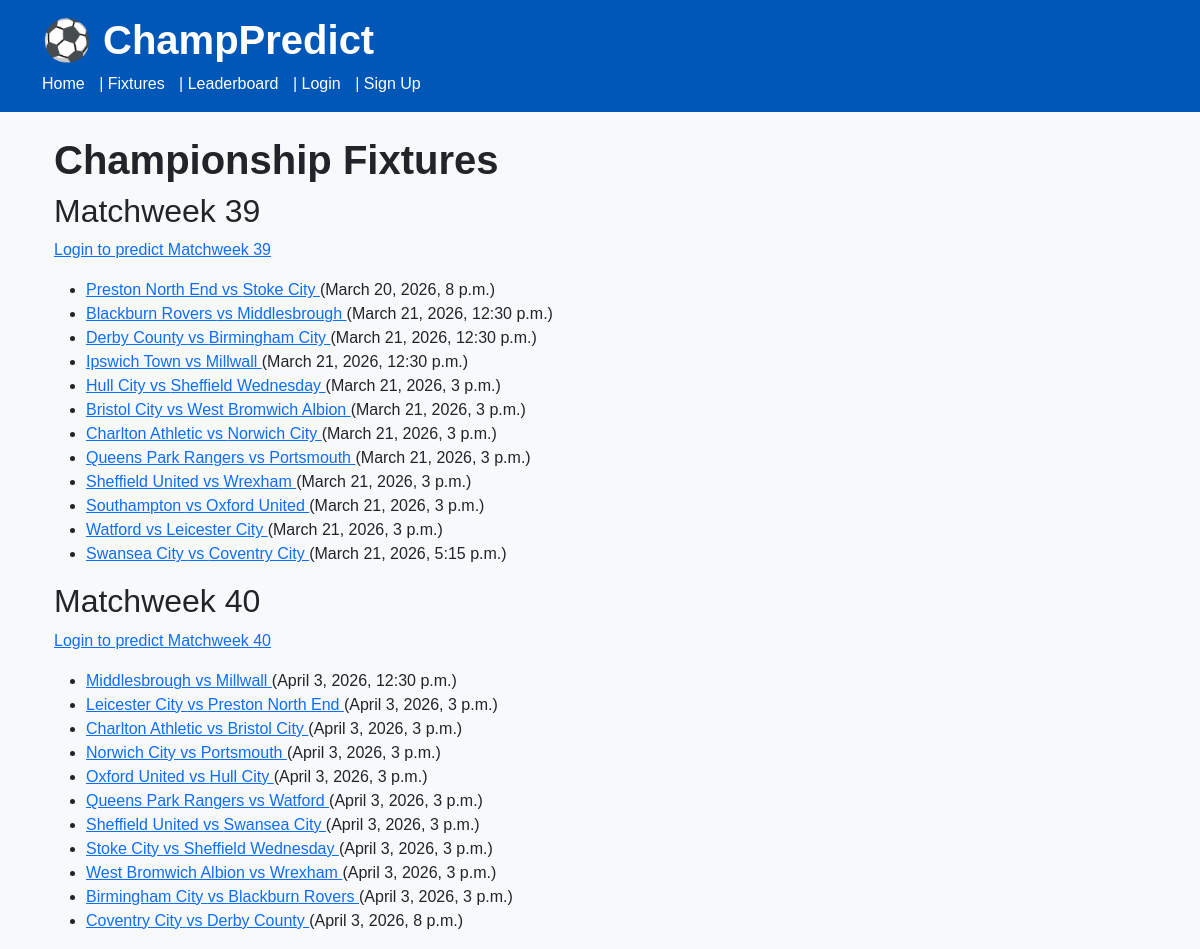
The page /fixtures/ on the database its author committed.
### predictor/models.py (models this page shows, shortened)
class Fixture(models.Model):
    STATUS_CHOICES = [
        ("upcoming", "Upcoming"),
        ("played", "Played"),
    ]
    season = models.CharField(max_length=20)
    matchweek = models.PositiveIntegerField()
    home_team = models.ForeignKey(
        Team,
        on_delete=models.CASCADE,
        related_name="home_fixtures"
    )
    away_team = models.ForeignKey(
        Team,
        on_delete=models.CASCADE,
        related_name="away_fixtures"
    )
    kickoff_datetime = models.DateTimeField()
    status = models.CharField(
        max_length=10,
        choices=STATUS_CHOICES,
        default="upcoming"
    )
    class Meta:
        ordering = ["kickoff_datetime"]
        unique_together = ("season", "matchweek", "home_team", "away_team")

class Team(models.Model):
    name = models.CharField(max_length=100, unique=True)
    class Meta:
        ordering = ["name"]
    def __str__(self):
        return self.name

### predictor/views.py (the view)
# urls.py: path("fixtures/", views.fixture_list, name="fixture_list"),
def fixture_list(request):
    fixtures = Fixture.objects.select_related(
        "home_team",
        "away_team"
    ).order_by("matchweek", "kickoff_datetime")
    grouped_fixtures = {}
    for fixture in fixtures:
        if fixture.matchweek not in grouped_fixtures:
            grouped_fixtures[fixture.matchweek] = []
        grouped_fixtures[fixture.matchweek].append(fixture)
    context = {
        "fixtures": fixtures,
        "grouped_fixtures": grouped_fixtures,
    }
    return render(request, "predictor/fixture_list.html", context)

### predictor/templates/predictor/fixture_list.html
{% extends "predictor/base.html" %}
{% block content %}
<div class="container mt-4">
  <h1>Championship Fixtures</h1>
  {% for matchweek, fixtures in grouped_fixtures.items %}
  <h2>Matchweek {{ matchweek }}</h2>
  {% if user.is_authenticated %}
  <p>
    <a href="{% url 'matchweek_predictions' matchweek %}">
      Predict Matchweek {{ matchweek }}
    </a>
  </p>
  {% else %}
  <p>
    <a href="{% url 'account_login' %}">
      Login to predict Matchweek {{ matchweek }}
    </a>
  </p>
  {% endif %}
  <ul>
    {% for fixture in fixtures %}
    <li>
      <a href="{% url 'fixture_detail' fixture.id %}">
        {{ fixture.home_team }} vs {{ fixture.away_team }}
      </a>
      ({{ fixture.kickoff_datetime }})
    </li>
    {% endfor %}
  </ul>
  {% empty %}
  <p>No fixtures available.</p>
  {% endfor %}
</div>
{% endblock %}

### predictor/static/predictor/css/style.css (style rules this page uses)
body { background-color: #F8F9FA; font-family: Arial, sans-serif; }
h1 { font-weight: bold; }

### rows shown on the page
Fixture: matchweek "39", home_team "Preston North End", away_team "Stoke City", kickoff_datetime "March 20, 2026, 8 p.m."
Fixture: home_team "Blackburn Rovers", away_team "Middlesbrough", kickoff_datetime "March 21, 2026, 12:30 p.m."
Fixture: home_team "Derby County", away_team "Birmingham City", kickoff_datetime "March 21, 2026, 12:30 p.m."
Fixture: home_team "Ipswich Town", away_team "Millwall", kickoff_datetime "March 21, 2026, 12:30 p.m."
Fixture: home_team "Hull City", away_team "Sheffield Wednesday", kickoff_datetime "March 21, 2026, 3 p.m."
Fixture: home_team "Bristol City", away_team "West Bromwich Albion", kickoff_datetime "March 21, 2026, 3 p.m."
Fixture: home_team "Charlton Athletic", away_team "Norwich City", kickoff_datetime "March 21, 2026, 3 p.m."
Fixture: home_team "Queens Park Rangers", away_team "Portsmouth", kickoff_datetime "March 21, 2026, 3 p.m."
Fixture: home_team "Sheffield United", away_team "Wrexham", kickoff_datetime "March 21, 2026, 3 p.m."
Fixture: home_team "Southampton", away_team "Oxford United", kickoff_datetime "March 21, 2026, 3 p.m."
Fixture: home_team "Watford", away_team "Leicester City", kickoff_datetime "March 21, 2026, 3 p.m."
Fixture: home_team "Swansea City", away_team "Coventry City", kickoff_datetime "March 21, 2026, 5:15 p.m."
Fixture: matchweek "40", home_team "Middlesbrough", away_team "Millwall", kickoff_datetime "April 3, 2026, 12:30 p.m."
Fixture: home_team "Leicester City", away_team "Preston North End", kickoff_datetime "April 3, 2026, 3 p.m."
Fixture: home_team "Charlton Athletic", away_team "Bristol City", kickoff_datetime "April 3, 2026, 3 p.m."
Fixture: home_team "Norwich City", away_team "Portsmouth", kickoff_datetime "April 3, 2026, 3 p.m."
Fixture: home_team "Oxford United", away_team "Hull City", kickoff_datetime "April 3, 2026, 3 p.m."
Fixture: home_team "Queens Park Rangers", away_team "Watford", kickoff_datetime "April 3, 2026, 3 p.m."
Fixture: home_team "Sheffield United", away_team "Swansea City", kickoff_datetime "April 3, 2026, 3 p.m."
Fixture: home_team "Stoke City", away_team "Sheffield Wednesday", kickoff_datetime "April 3, 2026, 3 p.m."
Fixture: home_team "West Bromwich Albion", away_team "Wrexham", kickoff_datetime "April 3, 2026, 3 p.m."
Fixture: home_team "Birmingham City", away_team "Blackburn Rovers", kickoff_datetime "April 3, 2026, 3 p.m."
Fixture: home_team "Coventry City", away_team "Derby County", kickoff_datetime "April 3, 2026, 8 p.m."
